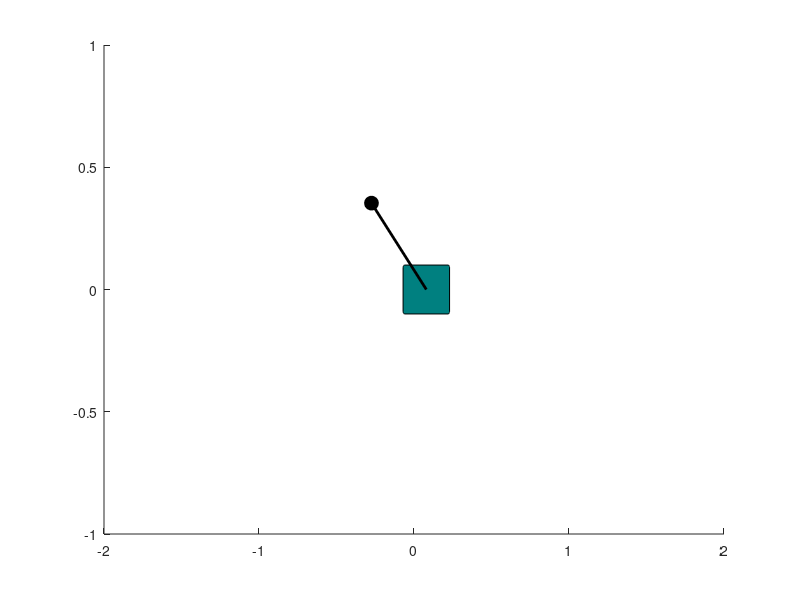

Here is the MATLAB script that generated this plot:
function cart_pole_animation
    % Parameters
    M = 1;    % mass of the cart
    m = 0.1;  % mass of the pendulum
    l = 0.5;  % length of the pendulum
    g = 9.81; % gravity

    % Initial conditions: [x, theta, dx, dtheta]
    s0 = [0; pi/4; 0; 0];  % Cart at 0, pendulum at 45 degrees

    % Time span for simulation
    tspan = [0 10];  % Simulate for 10 seconds

    % Solve ODE using ode45
    [t, s] = ode45(@(t, s) cart_pole_ode(t, s, M, m, l, g), tspan, s0);

    % Animation
    animate_cart_pole(t, s, l);
end

% ODE function defining the cart-pole system dynamics
function ds = cart_pole_ode(~, s, M, m, l, g)
    % State variables
    x = s(1);        % cart position
    theta = s(2);    % pendulum angle
    dx = s(3);       % cart velocity
    dtheta = s(4);   % pendulum angular velocity

    % Mass matrix M(q)
    Mq = [M + m, m*l*cos(theta); m*l*cos(theta), m*l^2];

    % Coriolis/Centrifugal matrix C(q, q_dot)
    Cq = [0, -m*l*sin(theta)*dtheta; 0, 0];

    % Gravity vector G(q)
    Gq = [0; -m*g*l*sin(theta)];

    % Control input (no control for open-loop simulation)
    tau = [0; 0];  % No external forces applied

    % Solve for accelerations (ddq = M(q)^-1 * (tau - C(q, q_dot)*q_dot - G(q)))
    ddq = Mq \ (tau - Cq * [dx; dtheta] - Gq);

    % Return state derivatives: [dx, dtheta, ddx, ddtheta]
    ds = [dx; dtheta; ddq];
end

% Function to animate the cart-pole system
function animate_cart_pole(t, s, l)
    % Create figure
    figure;
    cart_width = 0.3;  % Width of the cart
    cart_height = 0.2; % Height of the cart
    pole_length = l;   % Length of the pendulum

    for i = 1:length(t)
        % Clear the figure for each frame
        clf;

        % Get the current state
        x = s(i, 1);      % Cart position
        theta = s(i, 2);  % Pendulum angle

        % Calculate pendulum position
        pendulum_x = x + pole_length * sin(theta);
        pendulum_y = -pole_length * cos(theta);

        % Draw the cart
        rectangle('Position', [x - cart_width/2, -cart_height/2, cart_width, cart_height], 'Curvature', 0.1, 'FaceColor', [0 0.5 0.5]);

        % Draw the pendulum
        hold on;
        plot([x pendulum_x], [0 pendulum_y], 'k', 'LineWidth', 2);  % Pendulum rod
        plot(pendulum_x, pendulum_y, 'ko', 'MarkerSize', 10, 'MarkerFaceColor', 'k');  % Pendulum bob

        % Set axis limits
        xlim([-2 2]);
        ylim([-1 1]);

        % Pause to create animation effect
        pause(0.05);
    end
end
